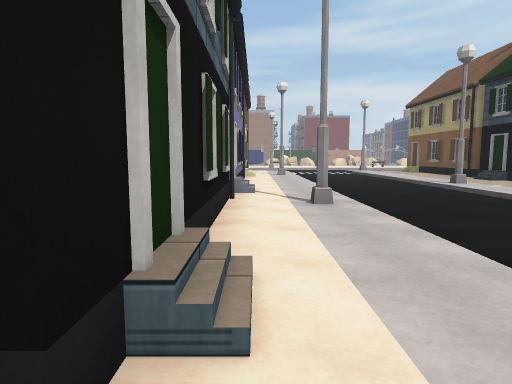
view 1 (above)

24 first-person views from a walk through a scene from a Unity 3-D project. The camera is 1.3 m above the floor, tilts 6° down and sees 75° across. The floor is counted in squares, 2 m on a side. Each view is taken from the middle of a square. On the plan, view 1 faces up. The plan holds only what a view shows up to about 10 squares ahead; the rest is blank. The place goes on beyond the plan. The player character is not drawn. Some animated figures are left out. Surface patterns are stand-ins for the level's own textures.

view 2
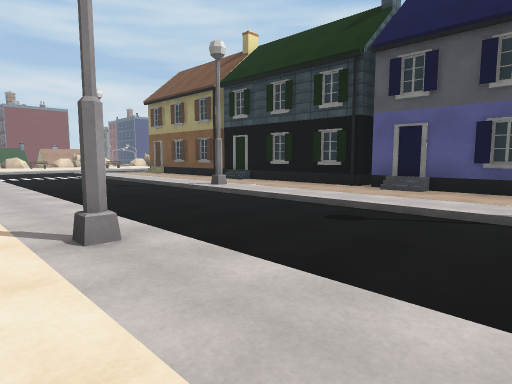

view 3
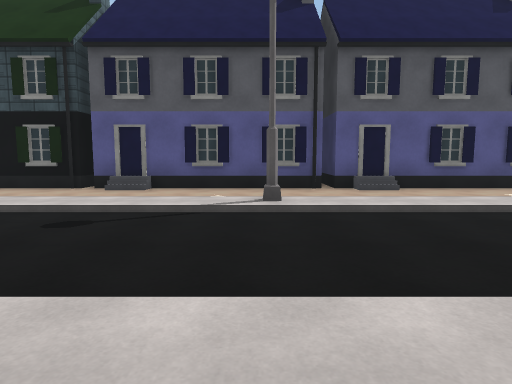

view 4
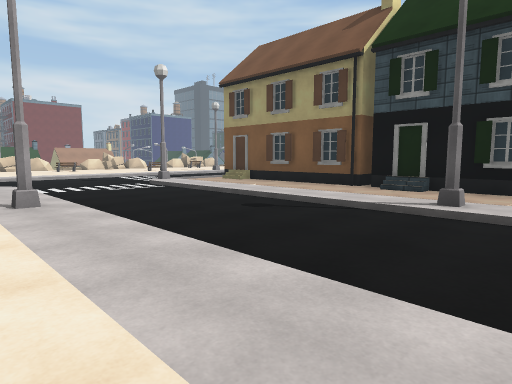

view 5
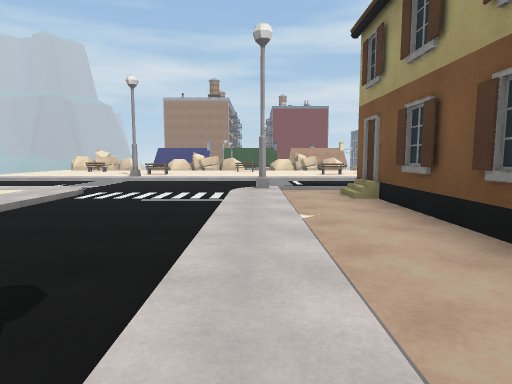

view 6
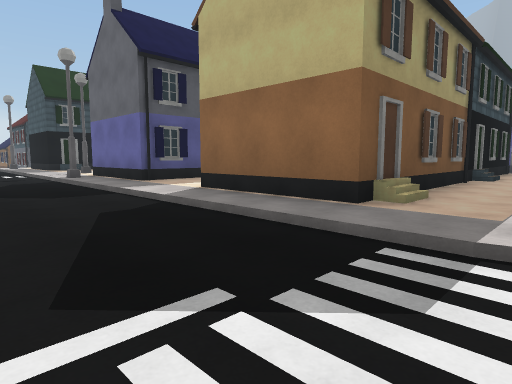

view 7
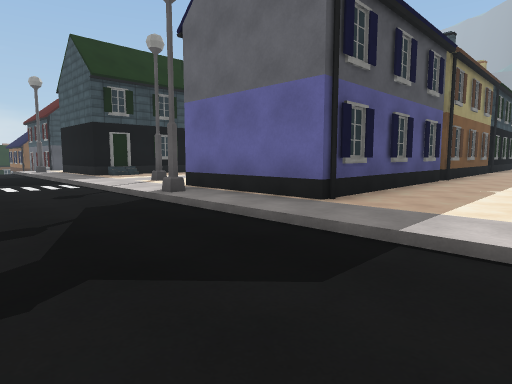

view 8
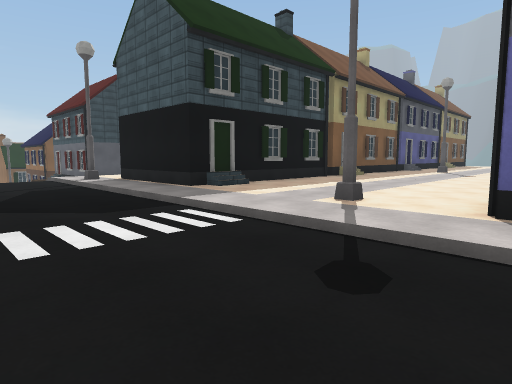

view 9
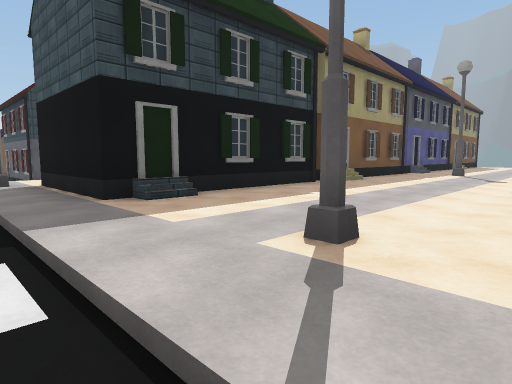

view 10
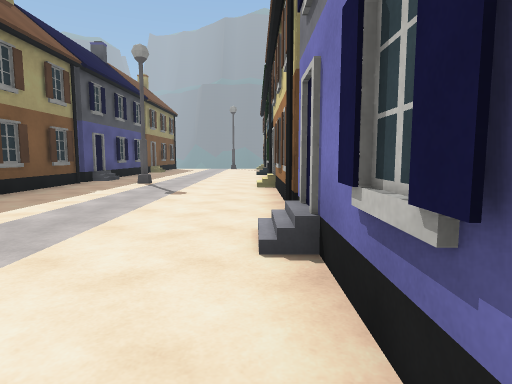

view 11
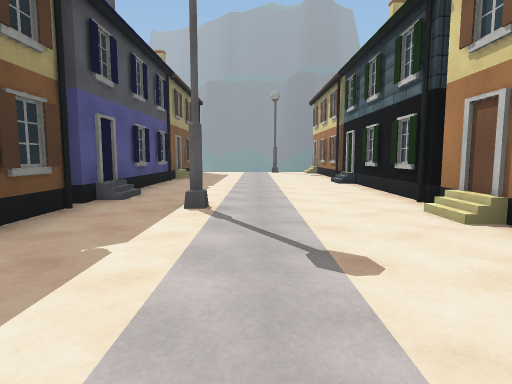

view 12
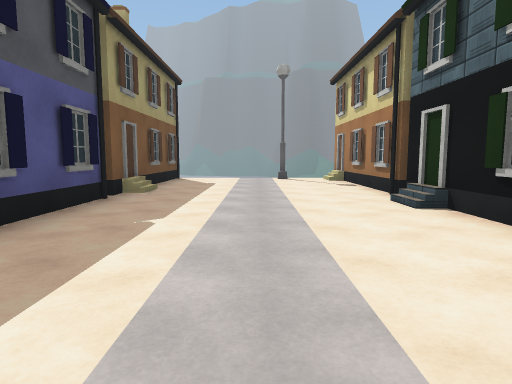

view 13
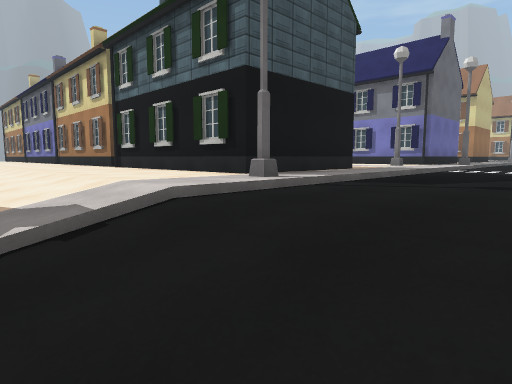

view 14
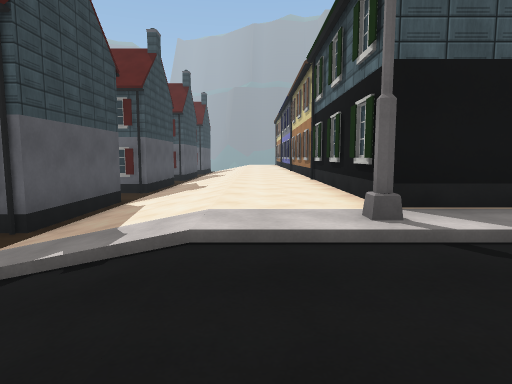

view 15
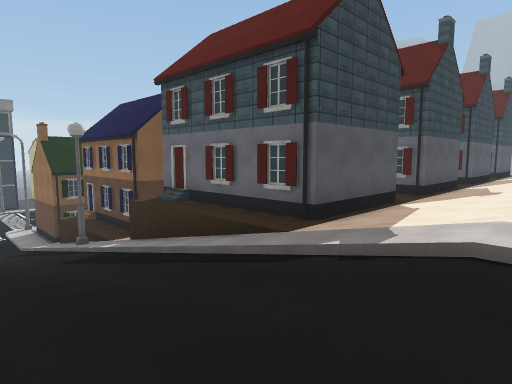

view 16
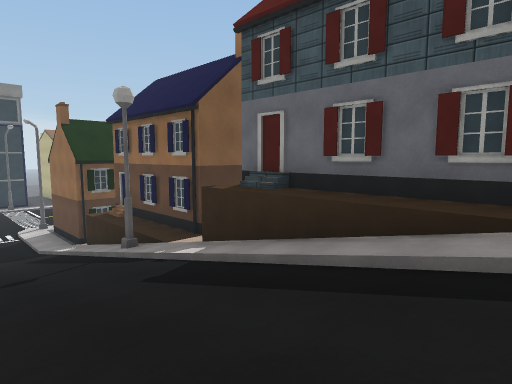

view 17
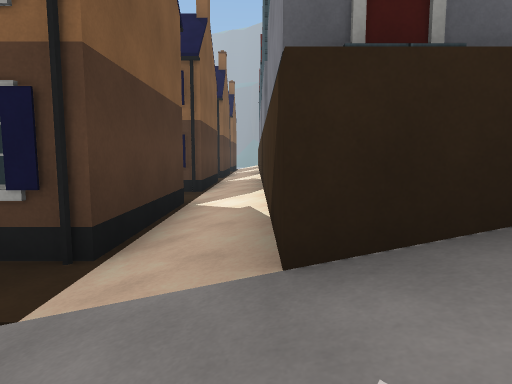

view 18
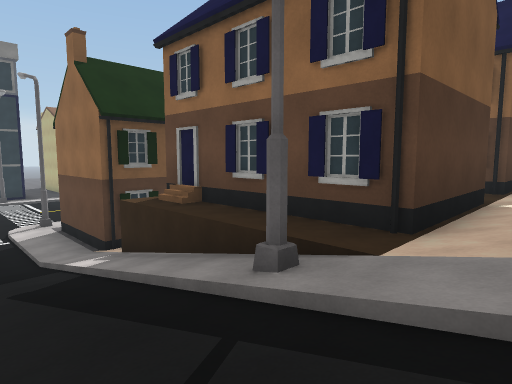

view 19
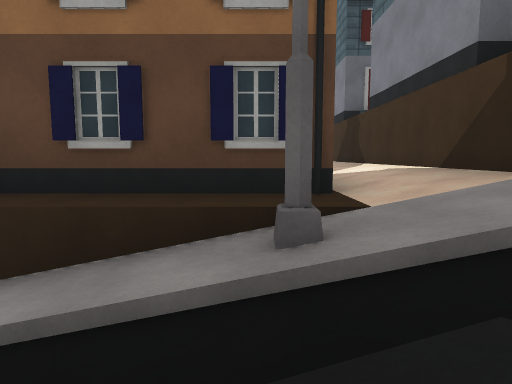

view 20
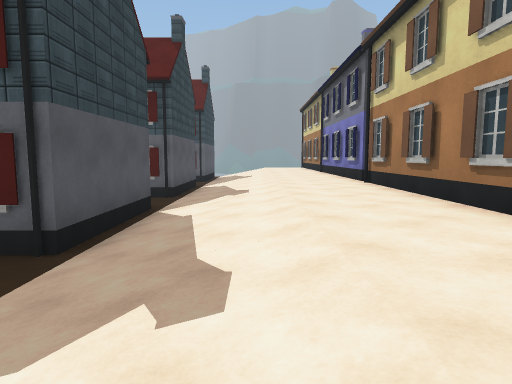

view 21
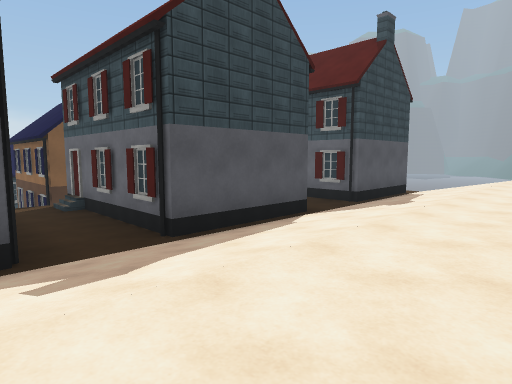

view 22
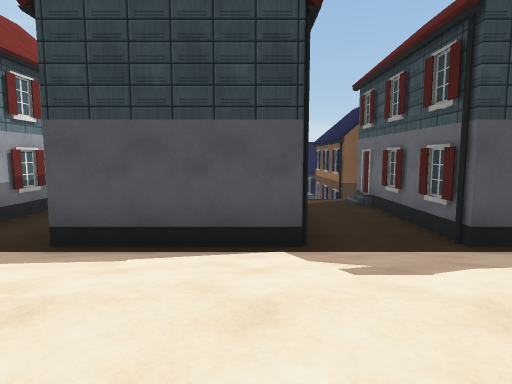

view 23
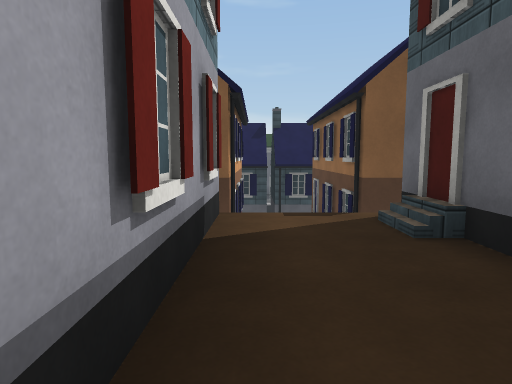

view 24
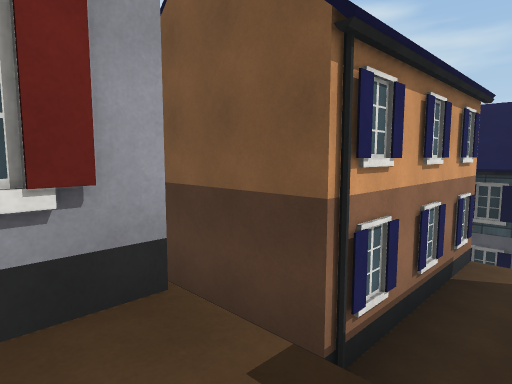

### Floor plan
Key: @ floor where view 1 was taken; # wall or solid block; x gap in a wall; . main floor; - floor 0.25 m lower than the main floor; _ floor 1 m lower than the main floor; < floor 3.5 m lower than the main floor; ( floor 6 m lower than the main floor; ! floor 6.25 m lower than the main floor; / step, stairs or slope; L lamp.
Columns run from 2 left of view 1 to 41 right of it. Each row starts with its distance up from view 1.
 19 ----------------------    --///////
 18 ----------------------------//////////////
 17    -------------------------///////////////!
 16   ./---L.........L........L./////////L/////(
 15   ..---..####..###.L...###..//____///<<</###
 14    .---..#   ..# #.....###..//######/#####
 13    .---..#   ..###.....###..//#    #/#
 12    L---..#   ..###.....###..//#    #/#
 11   ..---..##  ..###.....###..//_    x/
 10   ..---..#   ..###.....###..//__  _x/
  9  #..---..#   ..###.....###..//##  ##/#
  8  #..---L.#    .###.....###..//#    #/#
  7  #..---..#    .###.....###..//######/#
  6  #..---..##      #...L.###..//_____x
  5  #.L---..#       #.....###..//_____x/
  4  #..---..#       #.....###..//##### /#
  3  #..---..#       #.....###..//# ### /#
  2  #..---L.#       #.....#  ..//######/#####
  1  #..---..#       #.....#   .//_____x/<<<<#
  0   @ ---..##      #.....#   .//_____x <<  #
 -1      --..#       #.....#   .//######  ####
 -2        ..#       #.....#   .//#
 -3         .#       #.....#   .//#
 -4                  #.L...#    //

Positions as (right, up) in squares from view 1, and headings:
1: (0, 0), facing up
2: (0, 2), facing up-right
3: (0, 2), facing right
4: (0, 7), facing up-right
5: (5, 9), facing up
6: (5, 19), facing down-right
7: (10, 19), facing down-right
8: (15, 19), facing down-right
9: (16, 17), facing down-right
10: (16, 14), facing down
11: (18, 10), facing down
12: (18, 6), facing down
13: (27, 19), facing down-left
14: (25, 19), facing down
15: (25, 19), facing down-right
16: (28, 19), facing down-right
17: (33, 17), facing down
18: (33, 18), facing down-right
19: (35, 18), facing down
20: (26, 13), facing down
21: (24, 7), facing down-right
22: (24, 2), facing right
23: (29, 1), facing right
24: (32, 0), facing up-right
